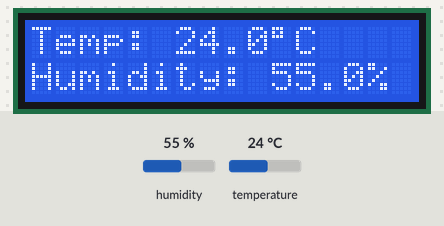
Recording of a sketch running on a simulated Arduino Uno, built with avr-gcc and run on an emulated ATmega328P. Shown: 16×2 character LCD. Inputs (shaded band) come from the test bench; at power-on: humidity 55 %, temperature 24 °C.

Above: at 3.2 s.
3.3 s: humidity set to 22 %
At 4.9 s:
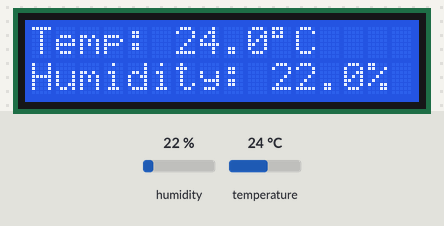
6.0 s: temperature set to 12 °C
At 6.6 s:
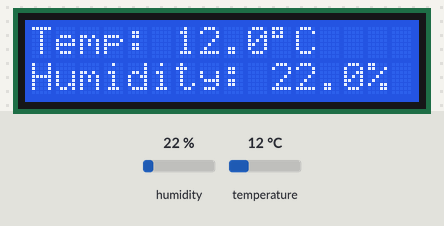
8.7 s: humidity set to 40 %
At 11.3 s:
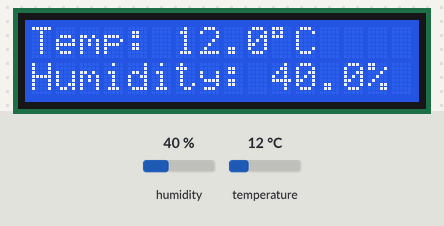
11.7 s: temperature set to 19 °C
At 12.9 s:
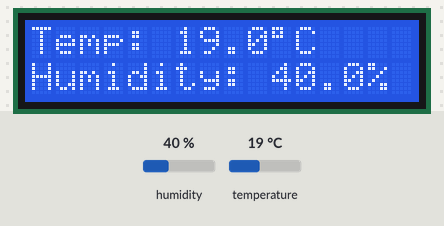
Timing chart, 0 to 14.7 s (numbered marks = the images above; inputs shaded):
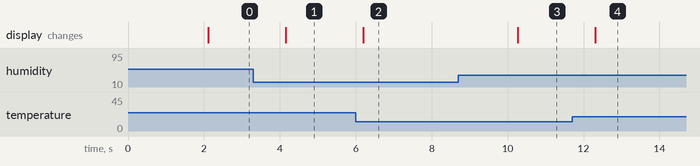

The sketch:

sketch.ino
```cpp
#include <LiquidCrystal_I2C.h>
#include <DHT.h>

#define DHTPIN 2
#define DHTTYPE DHT22

DHT dht(DHTPIN, DHTTYPE);

LiquidCrystal_I2C lcd(0x27, 16, 2);

void setup() {
  lcd.init();
  lcd.backlight();

  dht.begin();

  lcd.setCursor(0, 0);
  lcd.print("Temp & Humidity");

  delay(2000);
  lcd.clear();
}

void loop() {
  float humidity = dht.readHumidity();
  float temperature = dht.readTemperature();

  if (isnan(humidity) || isnan(temperature)) {
    lcd.clear();
    lcd.setCursor(0, 0);
    lcd.print("Sensor Error");
    delay(1000);
    return;
  }

  lcd.setCursor(0, 0);
  lcd.print("Temp: ");
  lcd.print(temperature, 1);
  lcd.write(223);
  lcd.print("C   ");

  lcd.setCursor(0, 1);
  lcd.print("Humidity: ");
  lcd.print(humidity, 1);
  lcd.print("%   ");

  delay(2000);
}
```

Measured:
- after the input at 3.3 s, the display: changes after 0.86 s (image 1)
- after the input at 6.0 s, the display: changes after 0.19 s (image 2)
- after the input at 8.7 s, the display: changes after 1.6 s (image 3)
- after the input at 11.7 s, the display: changes after 0.61 s (image 4)
